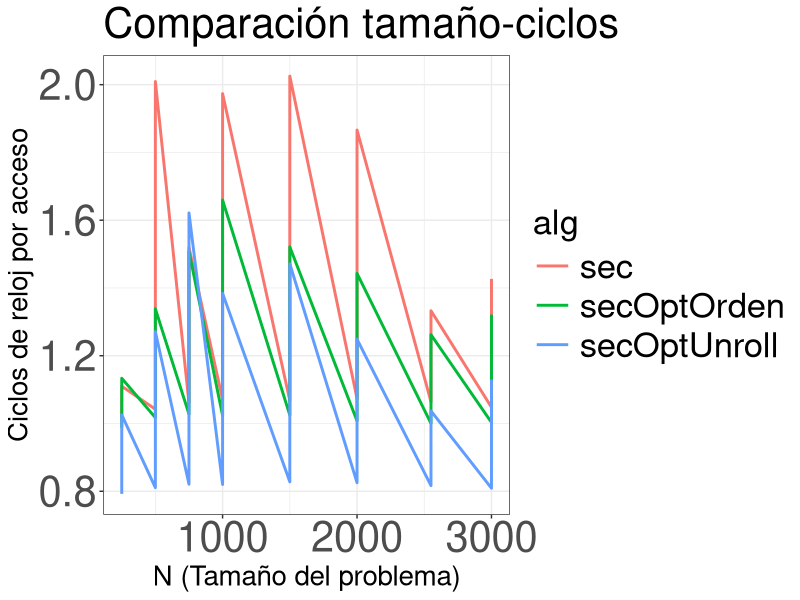
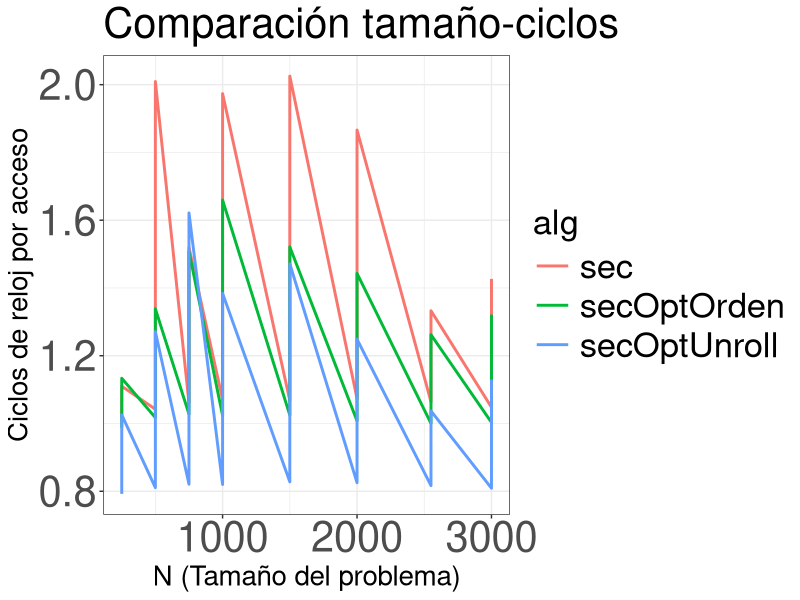

Generate these figures, in order, with R:
library(ggplot2)
setwd(dirname(rstudioapi::getActiveDocumentContext()$path)) # wd = carpeta contenedora del script (solo funciona en RSTUDIO)

# Preparar datos
datos = read.table("salida.txt", header = TRUE, sep = ",")

# Grafica de tamaño-ciclos para cada algoritmo
plot = ggplot(data = datos, mapping = aes(x = N, y = ck_medios)) +
  geom_line(aes(color = alg, group = alg), lwd = 1) +
  labs(title = "Comparación tamaño-ciclos",
       x = "N (Tamaño del problema)",
       y = "Ciclos de reloj por acceso") +
  theme_bw() +
  theme(legend.title = element_text(size = 25),
        legend.text = element_text(size=25),
        legend.key.size = unit(1, 'cm'),
        axis.title.x = element_text(size = 20),
        axis.title.y = element_text(size = 20),
        axis.text.x = element_text(size = 30),
        axis.text.y = element_text(size = 30),
        title = element_text(size = 25))

ggsave("grafica.png", plot, width = 15, height = 10)

# Mostrar gráficas
plot
